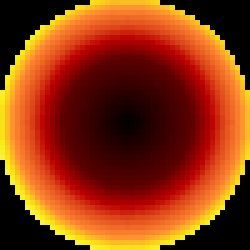
#> input picture MyCamNetwork/image/game/ammo.png, 50 x 50 px (shown 5 times larger)
$ python -i filter.py   (imports and definitions only)
#> lines starting #> are read from the running program, lines starting #| are printed output that depends on the picture; after the words box and inside, x2 and y2 are one past the last pixel; in counts of white or black regions, pixels touching at a corner belong together
#coding=utf-8
import cv2 as cv
import math
import numpy as np

class ColorFilter:

    def __init__(self, img):

        self.img = img


    # [26 lines left out: functions get_blue_filter, get_green_filter, get_red_filter, not called in this run]

class GrabCutFilter:

    def __init__(self, img):

        self.img = img

    # [11 lines left out: function get_grabcut, not called in this run]

class FFTFilter:

    def __init__(self, img):

        self.img = img

    # [17 lines left out: function get_fft, not called in this run]


class HoughLFilter:

    def __init__(self, img):

        self.img = img

    def get_hough_line(self):

        gray = cv.cvtColor(self.img,cv.COLOR_RGB2GRAY)
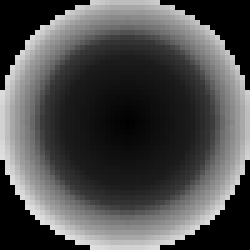
#> gray: shape (50, 50) (shown 5 times larger); min 0, max 225, mean 76.3
        edges = cv.Canny(gray,50,200,apertureSize = 3)
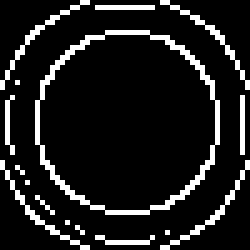
#> edges: shape (50, 50) (shown 5 times larger); 12.1% white in thin lines or dots
        lines = cv.HoughLinesP(edges,1,np.pi/180,50, None,minLineLength=150,maxLineGap=10)
#> lines = None
        if lines is None :return self.img
        for line in lines:
            x1,y1,x2,y2 = line[0]
            cv.line(self.img,(x1,y1),(x2,y2),(255,0,0),2, cv.LINE_AA)

        return self.img

class CannyFilter:

    def __init__(self, img):

        self.img = img

    # [7 lines left out: function get_edges, not called in this run]

>>> import cv2
>>> picture = cv2.cvtColor(cv2.imread('image/game/ammo.png'), cv2.COLOR_BGR2RGB)
>>> result = HoughLFilter(picture).get_hough_line()
